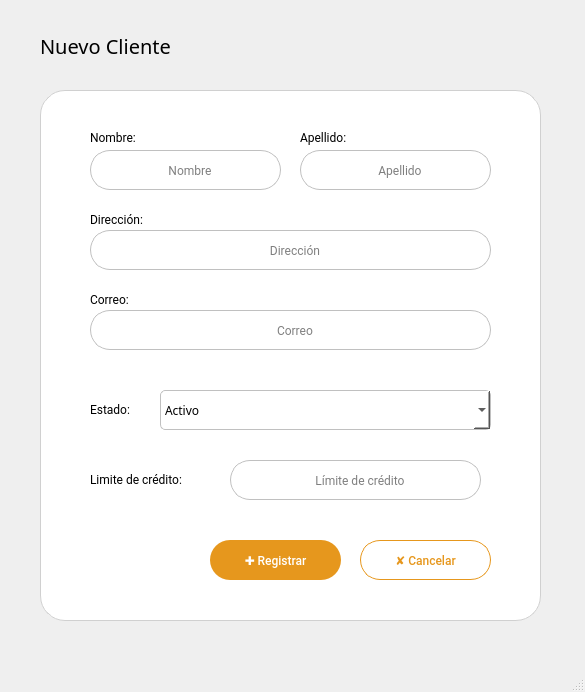
<?xml version="1.0" encoding="UTF-8"?>
<ui version="4.0">
 <class>MainWindow</class>
 <widget class="QMainWindow" name="MainWindow">
  <property name="geometry">
   <rect>
    <x>0</x>
    <y>0</y>
    <width>585</width>
    <height>692</height>
   </rect>
  </property>
  <property name="windowTitle">
   <string>Registro de Clientes</string>
  </property>
  <widget class="QWidget" name="centralwidget">
   <widget class="QLabel" name="label">
    <property name="geometry">
     <rect>
      <x>40</x>
      <y>20</y>
      <width>281</width>
      <height>51</height>
     </rect>
    </property>
    <property name="font">
     <font>
      <family>Poppins SemiBold</family>
      <pointsize>15</pointsize>
      <weight>50</weight>
      <bold>false</bold>
     </font>
    </property>
    <property name="styleSheet">
     <string notr="true">QLabel {
	color: #000;
}</string>
    </property>
    <property name="text">
     <string>Nuevo Cliente</string>
    </property>
   </widget>
   <widget class="QFrame" name="frame">
    <property name="geometry">
     <rect>
      <x>40</x>
      <y>90</y>
      <width>501</width>
      <height>531</height>
     </rect>
    </property>
    <property name="font">
     <font>
      <family>Roboto Slab SemiBold</family>
     </font>
    </property>
    <property name="styleSheet">
     <string notr="true">QFrame {
	background: #fff;
	border: 1px solid #d0d0d0;
	border-radius: 25px;
}</string>
    </property>
    <property name="frameShape">
     <enum>QFrame::StyledPanel</enum>
    </property>
    <property name="frameShadow">
     <enum>QFrame::Raised</enum>
    </property>
    <widget class="QLabel" name="label_5">
     <property name="geometry">
      <rect>
       <x>50</x>
       <y>120</y>
       <width>81</width>
       <height>18</height>
      </rect>
     </property>
     <property name="font">
      <font>
       <family>Roboto</family>
       <pointsize>9</pointsize>
      </font>
     </property>
     <property name="styleSheet">
      <string notr="true">QLabel {
border: none;
}</string>
     </property>
     <property name="text">
      <string>Dirección:</string>
     </property>
    </widget>
    <widget class="QLabel" name="label_3">
     <property name="geometry">
      <rect>
       <x>50</x>
       <y>38</y>
       <width>71</width>
       <height>18</height>
      </rect>
     </property>
     <property name="font">
      <font>
       <family>Roboto</family>
       <pointsize>9</pointsize>
      </font>
     </property>
     <property name="styleSheet">
      <string notr="true">QLabel {
border: none;
}</string>
     </property>
     <property name="text">
      <string>Nombre:</string>
     </property>
    </widget>
    <widget class="QLabel" name="label_8">
     <property name="geometry">
      <rect>
       <x>50</x>
       <y>200</y>
       <width>71</width>
       <height>18</height>
      </rect>
     </property>
     <property name="font">
      <font>
       <family>Roboto</family>
       <pointsize>9</pointsize>
      </font>
     </property>
     <property name="styleSheet">
      <string notr="true">QLabel {
border: none;
}
</string>
     </property>
     <property name="text">
      <string>Correo:</string>
     </property>
    </widget>
    <widget class="QLabel" name="label_10">
     <property name="geometry">
      <rect>
       <x>50</x>
       <y>310</y>
       <width>61</width>
       <height>18</height>
      </rect>
     </property>
     <property name="font">
      <font>
       <family>Roboto</family>
       <pointsize>9</pointsize>
      </font>
     </property>
     <property name="styleSheet">
      <string notr="true">QLabel {
border: none;
}</string>
     </property>
     <property name="text">
      <string>Estado:</string>
     </property>
    </widget>
    <widget class="QLabel" name="label_4">
     <property name="geometry">
      <rect>
       <x>260</x>
       <y>38</y>
       <width>71</width>
       <height>18</height>
      </rect>
     </property>
     <property name="font">
      <font>
       <family>Roboto</family>
       <pointsize>9</pointsize>
      </font>
     </property>
     <property name="styleSheet">
      <string notr="true">QLabel {
border: none;
}</string>
     </property>
     <property name="text">
      <string>Apellido:</string>
     </property>
    </widget>
    <widget class="QLabel" name="label_6">
     <property name="geometry">
      <rect>
       <x>50</x>
       <y>380</y>
       <width>141</width>
       <height>18</height>
      </rect>
     </property>
     <property name="font">
      <font>
       <family>Roboto</family>
       <pointsize>9</pointsize>
      </font>
     </property>
     <property name="styleSheet">
      <string notr="true">QLabel {
border: none;
}</string>
     </property>
     <property name="text">
      <string>Limite de crédito:</string>
     </property>
    </widget>
    <widget class="QLineEdit" name="txtNombreC">
     <property name="geometry">
      <rect>
       <x>50</x>
       <y>60</y>
       <width>191</width>
       <height>40</height>
      </rect>
     </property>
     <property name="font">
      <font>
       <family>Roboto</family>
       <pointsize>9</pointsize>
      </font>
     </property>
     <property name="focusPolicy">
      <enum>Qt::StrongFocus</enum>
     </property>
     <property name="toolTipDuration">
      <number>1</number>
     </property>
     <property name="styleSheet">
      <string notr="true">QLineEdit {
	border: 1px solid #c0c0c0;
	border-radius: 20px;
	background: #fff;
}</string>
     </property>
     <property name="alignment">
      <set>Qt::AlignCenter</set>
     </property>
     <property name="placeholderText">
      <string>   Nombre</string>
     </property>
    </widget>
    <widget class="QLineEdit" name="txtApellidoC">
     <property name="geometry">
      <rect>
       <x>260</x>
       <y>60</y>
       <width>191</width>
       <height>40</height>
      </rect>
     </property>
     <property name="font">
      <font>
       <family>Roboto</family>
       <pointsize>9</pointsize>
      </font>
     </property>
     <property name="focusPolicy">
      <enum>Qt::StrongFocus</enum>
     </property>
     <property name="toolTipDuration">
      <number>1</number>
     </property>
     <property name="styleSheet">
      <string notr="true">QLineEdit {
	border: 1px solid #c0c0c0;
	border-radius: 20px;
	background: #fff;
}</string>
     </property>
     <property name="alignment">
      <set>Qt::AlignCenter</set>
     </property>
     <property name="placeholderText">
      <string>   Apellido</string>
     </property>
    </widget>
    <widget class="QLineEdit" name="txtDireccionC">
     <property name="geometry">
      <rect>
       <x>50</x>
       <y>140</y>
       <width>401</width>
       <height>40</height>
      </rect>
     </property>
     <property name="font">
      <font>
       <family>Roboto</family>
       <pointsize>9</pointsize>
      </font>
     </property>
     <property name="focusPolicy">
      <enum>Qt::StrongFocus</enum>
     </property>
     <property name="toolTipDuration">
      <number>1</number>
     </property>
     <property name="styleSheet">
      <string notr="true">QLineEdit {
	border: 1px solid #c0c0c0;
	border-radius: 20px;
	background: #fff;
}</string>
     </property>
     <property name="alignment">
      <set>Qt::AlignCenter</set>
     </property>
     <property name="placeholderText">
      <string>   Dirección</string>
     </property>
    </widget>
    <widget class="QLineEdit" name="txtCorreoC">
     <property name="geometry">
      <rect>
       <x>50</x>
       <y>220</y>
       <width>401</width>
       <height>40</height>
      </rect>
     </property>
     <property name="font">
      <font>
       <family>Roboto</family>
       <pointsize>9</pointsize>
      </font>
     </property>
     <property name="focusPolicy">
      <enum>Qt::StrongFocus</enum>
     </property>
     <property name="toolTipDuration">
      <number>1</number>
     </property>
     <property name="styleSheet">
      <string notr="true">QLineEdit {
	border: 1px solid #c0c0c0;
	border-radius: 20px;
	background: #fff;
}</string>
     </property>
     <property name="alignment">
      <set>Qt::AlignCenter</set>
     </property>
     <property name="placeholderText">
      <string>   Correo</string>
     </property>
    </widget>
    <widget class="QLineEdit" name="txtCredito">
     <property name="geometry">
      <rect>
       <x>190</x>
       <y>370</y>
       <width>251</width>
       <height>40</height>
      </rect>
     </property>
     <property name="font">
      <font>
       <family>Roboto</family>
       <pointsize>9</pointsize>
      </font>
     </property>
     <property name="focusPolicy">
      <enum>Qt::StrongFocus</enum>
     </property>
     <property name="toolTipDuration">
      <number>1</number>
     </property>
     <property name="styleSheet">
      <string notr="true">QLineEdit {
	border: 1px solid #c0c0c0;
	border-radius: 20px;
	background: #fff;
}</string>
     </property>
     <property name="alignment">
      <set>Qt::AlignCenter</set>
     </property>
     <property name="placeholderText">
      <string>   Límite de crédito</string>
     </property>
    </widget>
    <widget class="QComboBox" name="cmbEstadoC">
     <property name="geometry">
      <rect>
       <x>120</x>
       <y>300</y>
       <width>331</width>
       <height>40</height>
      </rect>
     </property>
     <property name="font">
      <font>
       <family>SF UI Display SemBd</family>
       <pointsize>9</pointsize>
      </font>
     </property>
     <property name="focusPolicy">
      <enum>Qt::StrongFocus</enum>
     </property>
     <property name="toolTipDuration">
      <number>3</number>
     </property>
     <property name="autoFillBackground">
      <bool>false</bool>
     </property>
     <property name="styleSheet">
      <string notr="true">QComboBox {
	border: 1px solid #c0c0c0;
	border-radius: 5px;
	background: #fff;
	text-align: center;
}</string>
     </property>
     <property name="currentIndex">
      <number>0</number>
     </property>
     <property name="frame">
      <bool>true</bool>
     </property>
     <item>
      <property name="text">
       <string>Activo</string>
      </property>
     </item>
     <item>
      <property name="text">
       <string>Inactivo</string>
      </property>
     </item>
    </widget>
    <widget class="QPushButton" name="btnCancelarC">
     <property name="geometry">
      <rect>
       <x>320</x>
       <y>450</y>
       <width>131</width>
       <height>40</height>
      </rect>
     </property>
     <property name="font">
      <font>
       <family>Roboto Medium</family>
       <pointsize>9</pointsize>
      </font>
     </property>
     <property name="styleSheet">
      <string notr="true">QPushButton {
	border: 1px solid #e6971d;
	border-radius: 20px;
	color: #e6971d;
}</string>
     </property>
     <property name="text">
      <string>✘ Cancelar</string>
     </property>
    </widget>
    <widget class="QPushButton" name="btnRegistrarC">
     <property name="geometry">
      <rect>
       <x>170</x>
       <y>450</y>
       <width>131</width>
       <height>40</height>
      </rect>
     </property>
     <property name="font">
      <font>
       <family>Roboto Medium</family>
       <pointsize>9</pointsize>
      </font>
     </property>
     <property name="styleSheet">
      <string notr="true">QPushButton {
	background: #e6971d;
	border-radius: 20px;
	color: #fff
}</string>
     </property>
     <property name="text">
      <string>✚ Registrar</string>
     </property>
    </widget>
   </widget>
  </widget>
  <widget class="QStatusBar" name="statusbar"/>
 </widget>
 <tabstops>
  <tabstop>txtNombreC</tabstop>
  <tabstop>txtApellidoC</tabstop>
  <tabstop>txtDireccionC</tabstop>
  <tabstop>txtCorreoC</tabstop>
  <tabstop>cmbEstadoC</tabstop>
  <tabstop>txtCredito</tabstop>
  <tabstop>btnRegistrarC</tabstop>
  <tabstop>btnCancelarC</tabstop>
 </tabstops>
 <resources/>
 <connections/>
</ui>
